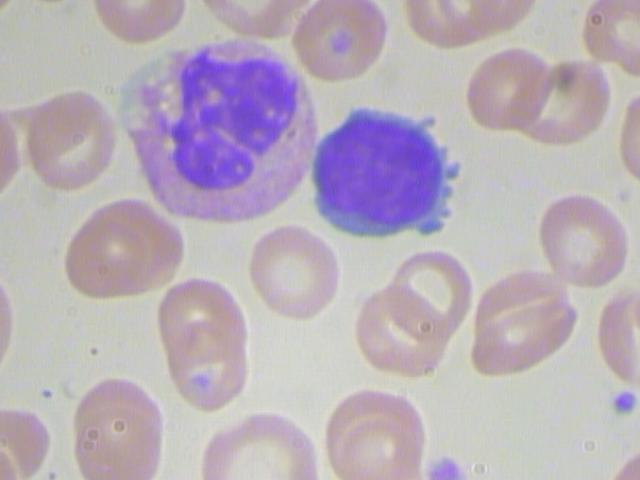
#> input picture 1_image_processing/dataset/train/img-9.jpg, 640 x 480 px
$ jupyter execute 'fill morph count.ipynb'   (shell and % lines are left out)   (older library calls are emulated)
#> lines starting #> are read from the running program, lines starting #| are printed output that depends on the picture; after the words box and inside, x2 and y2 are one past the last pixel; in counts of white or black regions, pixels touching at a corner belong together
[cell 1]
import numpy as np
import cv2
import matplotlib
import matplotlib.pyplot as plt

[cell 2]
cvimg = cv2.imread('dataset/train/img-9.jpg')
#> cvimg is the input picture: shape (480, 640, 3); mean B, G, R 185.7, 174.3, 184.9
rgbimg = cv2.cvtColor(cvimg, cv2.COLOR_BGR2RGB)
plt.imshow(rgbimg)

[cell 3]
greenimg = cvimg[:,:,1].astype('float64')
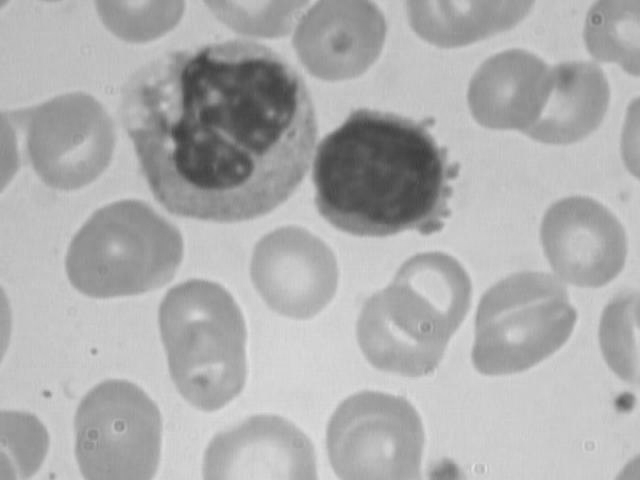
#> greenimg: shape (480, 640) float64; min 61, max 226, mean 174.3
greenimg *= (255.0/greenimg.max())
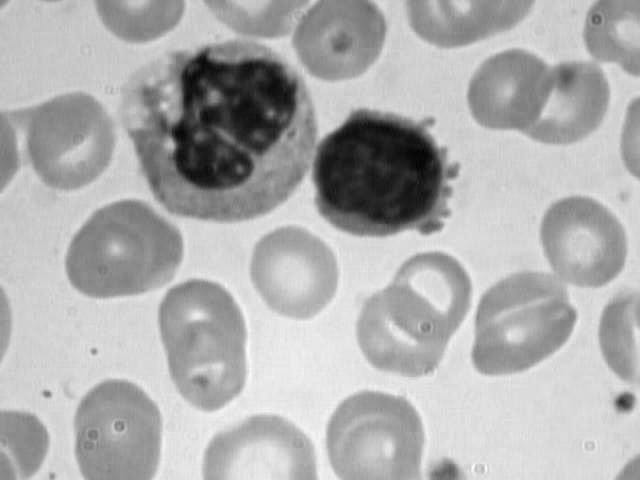
#> greenimg: shape (480, 640) float64; min 68.83, max 255, mean 196.7; drawn with min black and max white
greenimg = greenimg.astype('uint8')
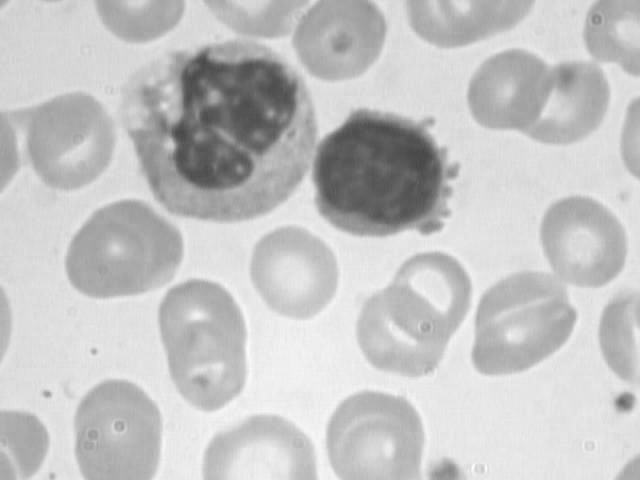
#> greenimg: shape (480, 640); min 68, max 255, mean 196.2
plt.imshow(greenimg, 'gray')

[cell 4]
adabingreenimg = cv2.adaptiveThreshold(greenimg, 255, cv2.ADAPTIVE_THRESH_MEAN_C, cv2.THRESH_BINARY, 535, 62)
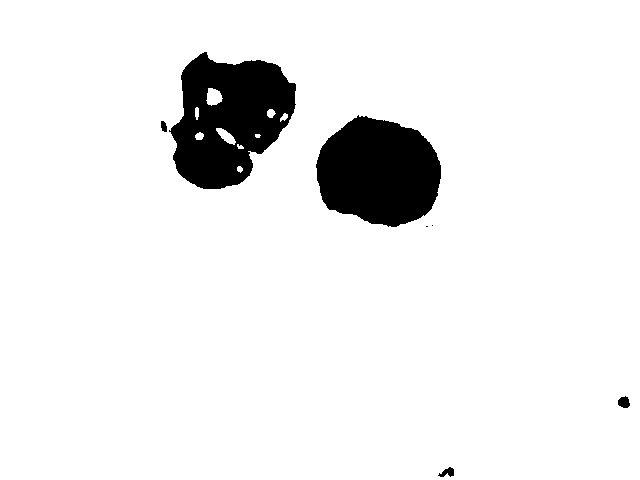
#> adabingreenimg: shape (480, 640); 92.8% white; 7 black regions (2 under 20 px), largest, box (x1, y1, x2, y2) and area: (169, 52, 296, 189) 11376, (316, 115, 441, 227) 10593, (618, 396, 630, 408) 107, (438, 467, 454, 477) 91, (161, 121, 167, 132) 52
plt.imshow(adabingreenimg, 'gray')

[cell 5]
invadabingreenimg = 255-adabingreenimg
#> invadabingreenimg: shape (480, 640); 7.2% white; 7 white regions (2 under 20 px)
plt.imshow(invadabingreenimg, 'gray')

[cell 6]
img, contours, hierarchy = cv2.findContours(invadabingreenimg, cv2.RETR_LIST, cv2.CHAIN_APPROX_SIMPLE)
#> contours = 16 contours, 2 with area under 20; largest, box (x1, y1, x2, y2) and area: (169, 52, 296, 189) 11826, (316, 115, 441, 227) 10418, (205, 87, 224, 107) 242, (215, 127, 237, 146) 190, (618, 396, 630, 408) 90
for contour in contours:
    cv2.fillPoly(invadabingreenimg, pts=[contour], color=255)
#> this loop made 16 passes
#> contour on passes 3 to 4: [[426, 226], [427, 226]], [[432, 225]]
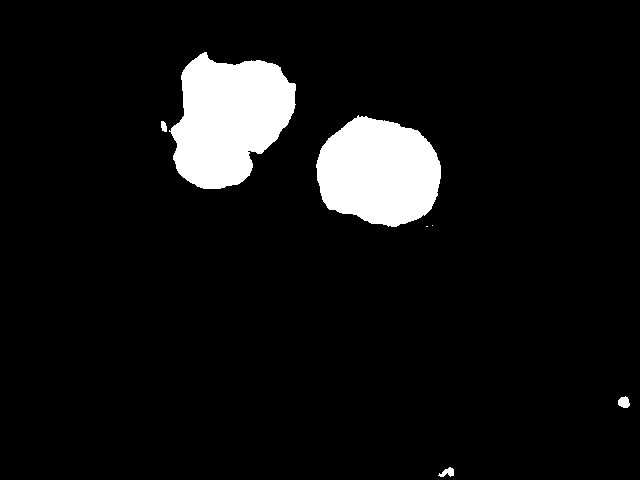
#> invadabingreenimg: shape (480, 640); 7.4% white; 7 white regions (2 under 20 px), largest, box (x1, y1, x2, y2) and area: (169, 52, 296, 189) 12033, (316, 115, 441, 227) 10593, (618, 396, 630, 408) 107, (438, 467, 454, 477) 91, (161, 121, 167, 132) 52
plt.imshow(invadabingreenimg, 'gray')

[cell 7]
kernel = cv2.getStructuringElement(cv2.MORPH_ELLIPSE, (7, 7))
oinvadabingreenimg = cv2.morphologyEx(invadabingreenimg,cv2.MORPH_OPEN,kernel, iterations = 3)
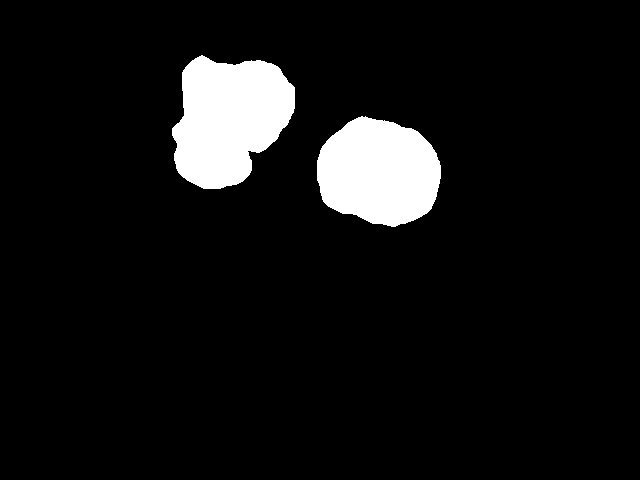
#> oinvadabingreenimg: shape (480, 640); 7.3% white; 2 white regions
plt.imshow(oinvadabingreenimg, 'gray')

[cell 8]
_, whitecellscontours, _ = cv2.findContours(oinvadabingreenimg, cv2.RETR_LIST, cv2.CHAIN_APPROX_SIMPLE)
#> whitecellscontours = 2 contours; box (x1, y1, x2, y2) and area: (172, 55, 295, 189) 11730, (317, 116, 441, 227) 10364
print(len(whitecellscontours))
#| 2

[cell 9]
adabingreenimg = cv2.adaptiveThreshold(greenimg, 255, cv2.ADAPTIVE_THRESH_MEAN_C, cv2.THRESH_BINARY, 535, 0)
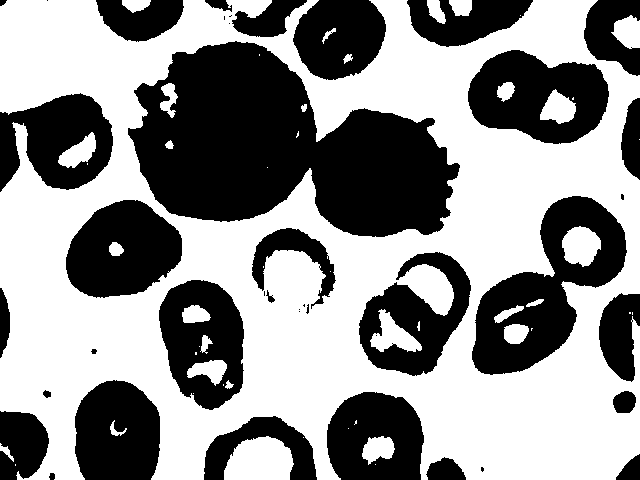
#> adabingreenimg: shape (480, 640); 56.2% white; 41 black regions (12 under 20 px), largest, box (x1, y1, x2, y2) and area: (128, 41, 460, 237) 39957, (472, 196, 627, 375) 12215, (468, 50, 609, 144) 8677
plt.imshow(adabingreenimg, 'gray')

[cell 10]
invadabingreenimg = 255 - adabingreenimg
plt.imshow(invadabingreenimg, 'gray')

[cell 11]
kernel = cv2.getStructuringElement(cv2.MORPH_RECT, (3, 3))
#> kernel = [[1, 1, 1], [1, 1, 1], [1, 1, 1]]
einvadabingreenimg = cv2.morphologyEx(invadabingreenimg,cv2.MORPH_ERODE,kernel, iterations = 1)
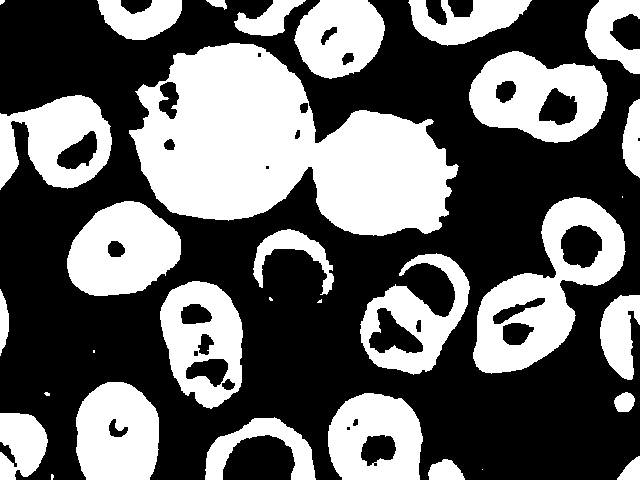
#> einvadabingreenimg: shape (480, 640); 40.2% white; 32 white regions (8 under 20 px)
plt.imshow(einvadabingreenimg, 'gray')

[cell 12]
img, contours, hierarchy = cv2.findContours(einvadabingreenimg, cv2.RETR_LIST, cv2.CHAIN_APPROX_SIMPLE)
#> contours = 59 contours, 12 with area under 20; largest, box (x1, y1, x2, y2) and area: (129, 43, 459, 236) 38542, (473, 197, 626, 374) 13028, (469, 51, 608, 143) 9062, (160, 281, 243, 409) 7876, (67, 201, 181, 296) 7821
for contour in contours:
    cv2.fillPoly(einvadabingreenimg, pts=[contour], color=255)
#> this loop made 59 passes
#> contour on passes 2, 19, 37: [[482, 469]], [[93, 350], [93, 352], [94, 352], [94, 350]], [[622, 196], [622, 197]]
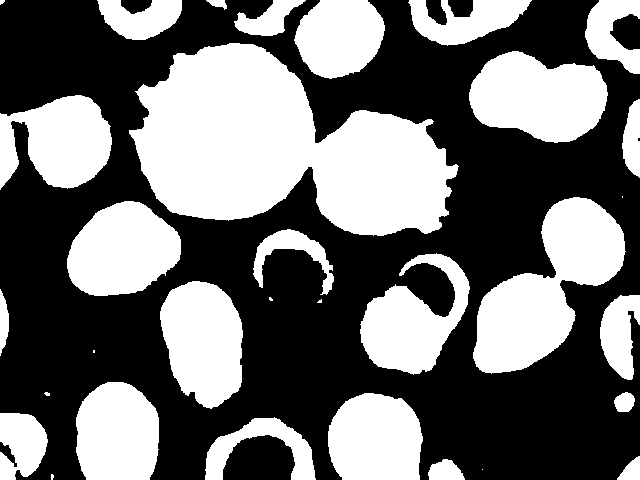
#> einvadabingreenimg: shape (480, 640); 43.3% white; 32 white regions (8 under 20 px), largest, box (x1, y1, x2, y2) and area: (129, 43, 459, 236) 39033, (473, 197, 626, 374) 13301, (469, 51, 608, 143) 9237
plt.imshow(einvadabingreenimg, 'gray')

[cell 13]
kernel = cv2.getStructuringElement(cv2.MORPH_RECT, (3, 3))
oeinvadabingreenimg = cv2.morphologyEx(einvadabingreenimg,cv2.MORPH_OPEN,kernel, iterations = 1)
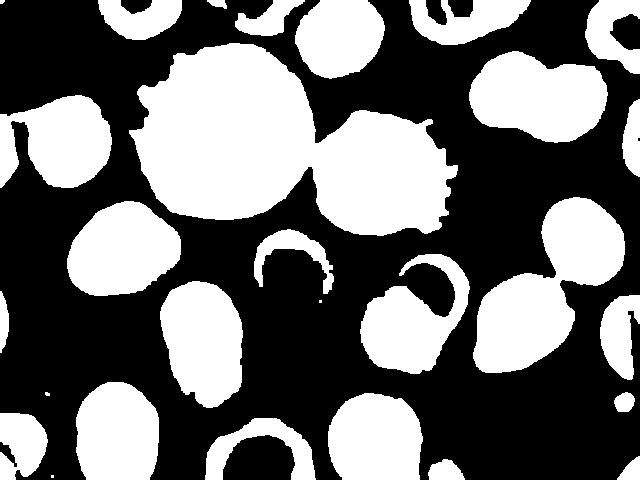
#> oeinvadabingreenimg: shape (480, 640); 43.2% white; 28 white regions (4 under 20 px)
plt.imshow(oeinvadabingreenimg, 'gray')

[cell 14]
_, cellscontours, _ = cv2.findContours(oeinvadabingreenimg, cv2.RETR_LIST, cv2.CHAIN_APPROX_SIMPLE)
#> cellscontours = 28 contours, 4 with area under 20; largest, box (x1, y1, x2, y2) and area: (129, 43, 458, 236) 38525, (473, 197, 625, 373) 13023, (469, 51, 608, 143) 9060, (160, 281, 243, 408) 7873, (67, 201, 181, 296) 7820
print(len(cellscontours))
#| 28

$ run again, with 1_image_processing/dataset/train/img-1.jpg copied over 1_image_processing/dataset/train/img-9.jpg
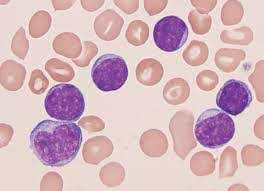
#> input picture 1_image_processing/dataset/train/img-1.jpg, 264 x 191 px
#> cvimg is the input picture: shape (191, 264, 3); mean B, G, R 189, 183.6, 214
#> `adabingreenimg = cv2.adaptiveThreshold(greenimg, 255, cv2.ADAPTIVE_THR..`:
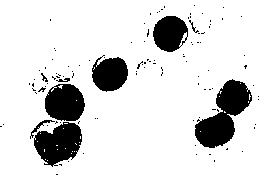
#> adabingreenimg: shape (191, 264); 86.4% white; 110 black regions (101 under 20 px), largest, box (x1, y1, x2, y2) and area: (195, 79, 252, 148) 1954, (34, 122, 82, 167) 1427, (45, 84, 85, 121) 1179
#> `img, contours, hierarchy = cv2.findContours(invadabingreenimg, cv2.RET..`: contours = 148 contours, 141 with area under 20; largest, box (x1, y1, x2, y2) and area: (195, 79, 252, 148) 1870, (34, 122, 82, 167) 1375, (45, 84, 85, 121) 1144, (153, 16, 188, 52) 924, (92, 55, 128, 92) 914, (178, 31, 188, 48) 54, (30, 120, 55, 139) 44
#> the loop `for contour in contours:` made 148 passes
#> contour on passes 1 to 8: [[56, 174], [57, 174]], [[59, 164], [60, 164], [61, 165], [61, 164]], [[68, 161]], [[214, 160], [214, 161]], [[46, 160], [47, 159], [48, 160], [47, 161]], [[44, 159], [45, 158], [46, 159], [45, 160]], [[209, 154], [210, 154]], [[196, 154]]
#> oinvadabingreenimg: shape (191, 264); 12.5% white; 6 white regions
#> whitecellscontours = 6 contours; box (x1, y1, x2, y2) and area: (34, 122, 82, 165) 1318, (45, 84, 84, 121) 1124, (195, 112, 234, 148) 960, (154, 16, 188, 52) 902, (93, 58, 128, 92) 857, (217, 80, 251, 116) 826
#| 6
#> kernel = [[1, 1, 1], [1, 1, 1], [1, 1, 1]]
#> `img, contours, hierarchy = cv2.findContours(einvadabingreenimg, cv2.RE..`: contours = 53 contours, 5 with area under 20; largest, box (x1, y1, x2, y2) and area: (31, 59, 104, 166) 3505, (170, 80, 252, 159) 2758, (92, 54, 127, 91) 932, (154, 16, 188, 51) 846, (95, 10, 123, 40) 558
#> the loop `for contour in contours:` made 53 passes
#> `oeinvadabingreenimg = cv2.morphologyEx(einvadabingreenimg,cv2.MORPH_OP..`:
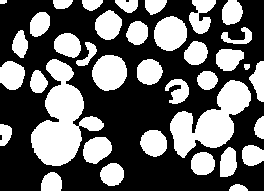
#> oeinvadabingreenimg: shape (191, 264); 39.4% white; 37 white regions
#> cellscontours = 37 contours, 1 with area under 20; largest, box (x1, y1, x2, y2) and area: (31, 59, 104, 166) 3502, (170, 80, 251, 158) 2754, (92, 55, 127, 91) 932, (154, 16, 187, 51) 844, (95, 10, 122, 40) 556
#| 37

$ run again, with 1_image_processing/dataset/train/img-2.jpg copied over 1_image_processing/dataset/train/img-9.jpg
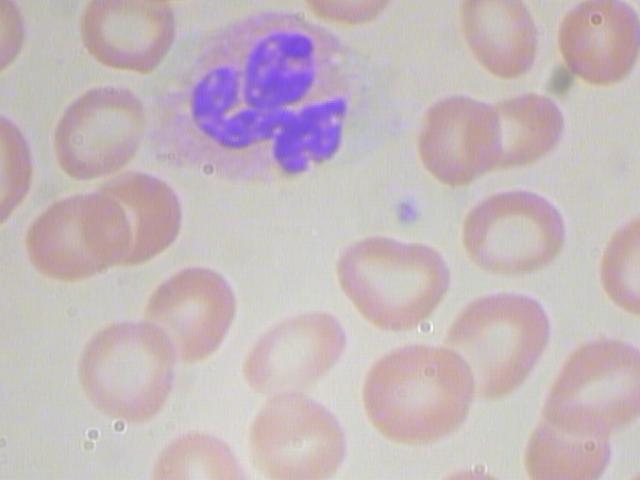
#> input picture 1_image_processing/dataset/train/img-2.jpg, 640 x 480 px
#> cvimg is the input picture: shape (480, 640, 3); mean B, G, R 188.4, 183.7, 197.1
#> `img, contours, hierarchy = cv2.findContours(invadabingreenimg, cv2.RET..`: contours = 13 contours, 6 with area under 20; largest, box (x1, y1, x2, y2) and area: (194, 34, 344, 170) 10328, (286, 58, 304, 72) 170, (266, 40, 279, 52) 101, (272, 126, 282, 136) 54, (251, 88, 260, 97) 53, (258, 67, 267, 76) 48, (216, 98, 223, 107) 36
#> the loop `for contour in contours:` made 13 passes
#> contour on pass 1: [[308, 137], [309, 136], [310, 137], [309, 138]]
#> oinvadabingreenimg: shape (480, 640); 3.3% white; 1 white region
#> whitecellscontours = 1 contour; box (x1, y1, x2, y2) and area: (194, 34, 338, 170) 9740
#| 1
#> kernel = [[1, 1, 1], [1, 1, 1], [1, 1, 1]]
#> `img, contours, hierarchy = cv2.findContours(einvadabingreenimg, cv2.RE..`: contours = 54 contours, 8 with area under 20; largest, box (x1, y1, x2, y2) and area: (150, 12, 359, 178) 23726, (80, 268, 234, 430) 12929, (26, 172, 181, 280) 11147, (526, 337, 640, 480) 10838, (419, 94, 564, 187) 9373
#> the loop `for contour in contours:` made 54 passes
#> contour on passes 1, 19, 20, 35, 38: [[639, 476], [636, 479], [639, 479]], [[428, 327]], [[422, 325], [422, 327], [423, 328], [422, 327]], [[266, 176]], [[395, 122], [395, 124], [396, 124], [396, 123]]
#> `oeinvadabingreenimg = cv2.morphologyEx(einvadabingreenimg,cv2.MORPH_OP..`:
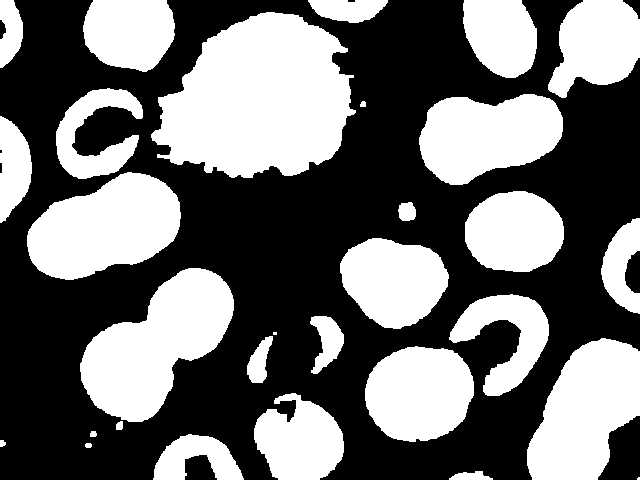
#> oeinvadabingreenimg: shape (480, 640); 43.5% white; 30 white regions (2 under 20 px)
#> cellscontours = 30 contours, 2 with area under 20; largest, box (x1, y1, x2, y2) and area: (151, 12, 356, 178) 23704, (80, 268, 234, 422) 12880, (27, 172, 181, 280) 11140, (527, 338, 640, 480) 10834, (419, 94, 563, 185) 9368
#| 30
